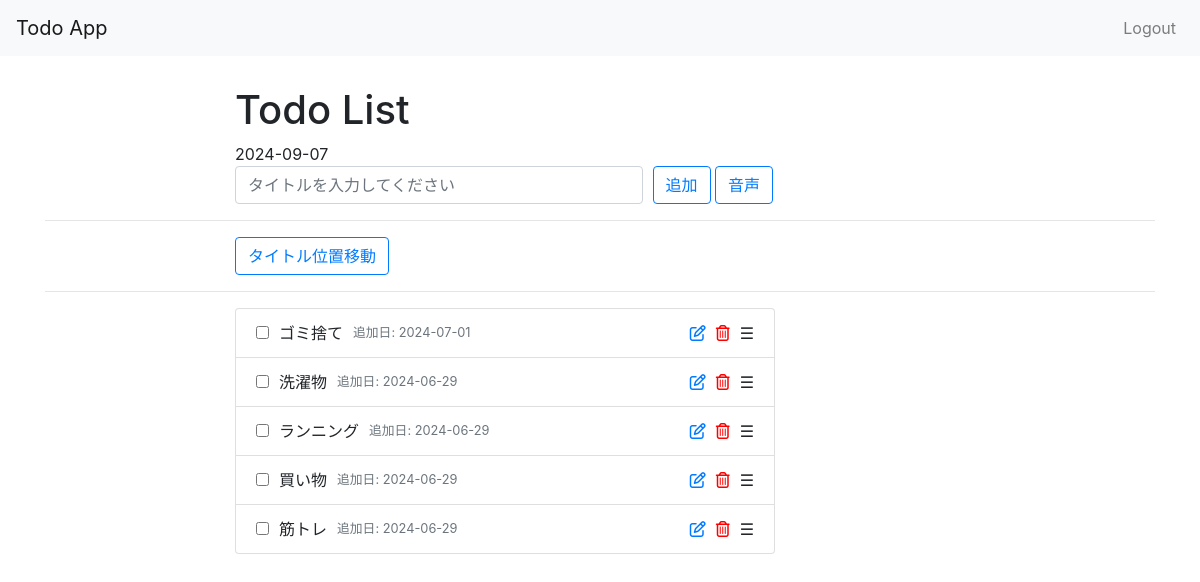
Page /todos/ (signed in) on the earlier database version.
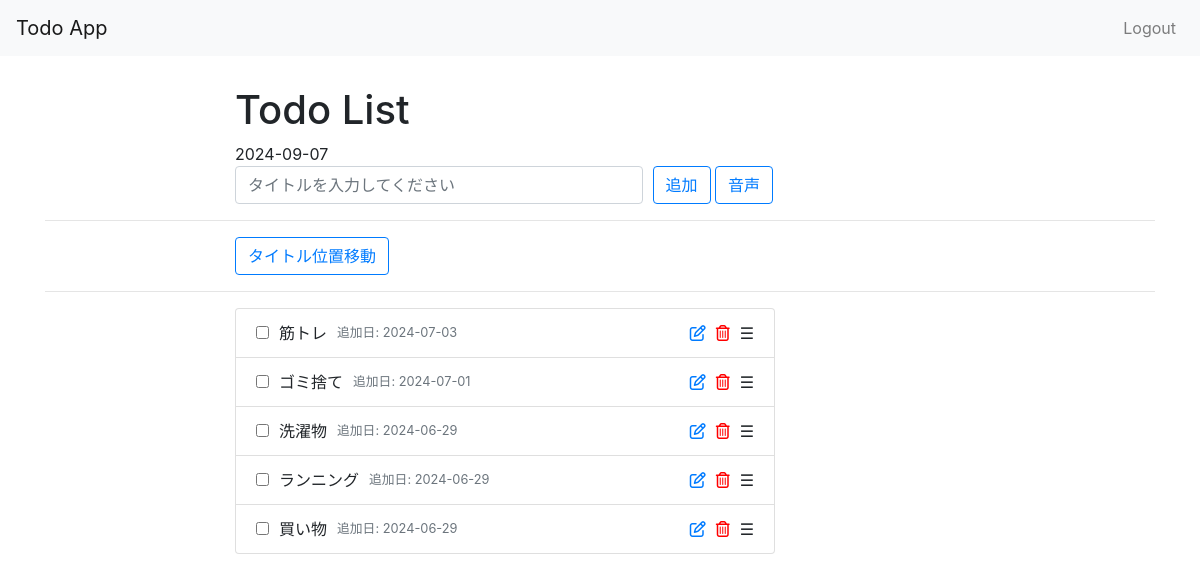
Same page on the later database version.
### todos/models.py (models this page shows, shortened)
class Todo(models.Model):
    title = models.CharField(max_length=100)
    created_at = models.DateTimeField('Created', auto_now_add=True)
    update_at = models.DateTimeField('Updated', auto_now=True)
    isCompleted = models.BooleanField(default=False)
    order = models.IntegerField(default=0)
    notes = models.TextField(blank=True, null=True)
    deadline_date = models.DateField(blank=True, null=True)
    deadline_time = models.TimeField(blank=True, null=True)
    notification_lead_time = models.IntegerField(default=0)

### todos/views.py (the view)
# urls.py: path('', views.IndexView.as_view(), name='index'),
class IndexView(LoginRequiredMixin, generic.ListView):
    template_name = 'todos/index.html'
    context_object_name = 'todo_list'
    login_url = '/accounts/login/'
    def get_queryset(self):
        queryset = Todo.objects.all().order_by('order')
        return queryset
    def get_context_data(self, **kwargs):
        context = super().get_context_data(**kwargs)
        context['current_date'] = timezone.now()  # 現在の日付を追加
        return context

### todos/templates/todos/index.html (shortened to what this page needs)
{% extends 'todos/base.html' %}
{% block content %}
<div class="container">
  <div class="row">
    <div class="offset-md-2 col-lg-9">
      <div class="page-header">
        <h1>Todo List</h1>
        <div class="date-header">
          {{ current_date|date:"Y-m-d" }}
        </div>
      </div>
    </div>
  </div>
  <div class="row">
    <div class="offset-md-2 col-lg-9">
      <form method="post" action="{% url 'todos:add' %}" id="add-todo-form">
        <div class="form-row">
          <div class="col-md-6">
            <input type="text" class="form-control" name="title" id="todo-title" placeholder="タイトルを入力してください" required>
          </div>
          <div class="col-md-6">
            <button type="submit" name="submit" class="btn btn-outline-primary">追加</button>
            <button type="button" id="voice-input-btn" class="btn btn-outline-secondary">音声</button>
          </div>
        </div>
      </form>
    </div>
  </div>
  <hr />
  <div class="row">
    <div class="offset-md-2 col-lg-9">
      <button id="toggle-edit-mode" class="btn btn-outline-secondary">タイトル位置移動</button>
    </div>
  </div>
  <hr />
  <div class="row">
    <div class="offset-md-2 col-lg-6">
      <div class="list-group sortable" id="sortable-list">
        {% for todo in todo_list %}
        <div class="list-group-item d-flex align-items-center {% if todo.isCompleted %} todo-complete {% endif %}">
          <form style="display: inline;" method="post" action="{% url 'todos:update' todo.id %}">
            <input type="checkbox" name="isCompleted" onchange="this.form.submit()" {% if todo.isCompleted %} checked {% endif %} class="todo-status-checkbox" data-title-id="todo-title-{{ todo.id }}" title="{% if not todo.isCompleted %} mark as done {% else %} mark undone {% endif %}">
          </form>
          <div class="todo-details">
            <div class="todo-details-left">
              <span class="todo-title {% if todo.isCompleted %} todo-title-strikethrough {% endif %}" id="todo-title-{{ todo.id }}">{{ todo.title }}</span>
              <small class="text-muted">追加日: {{ todo.created_at|date:"Y-m-d" }}</small>
            </div>
            <div class="todo-actions">
              <a href="{% url 'todos:edit' todo.id %}" title="Edit">
                <i class="far fa-edit"></i>
              </a>
              <a href="{% url 'todos:delete' todo.id %}" title="Delete">
                <i class="far fa-trash-alt"></i>
              </a>
              <span class="drag-handle" style="cursor: move; margin-left: 10px;">&#9776;</span>
            </div>
          </div>
        </div>
        {% endfor %}
      </div>
    </div>
  </div>
</div>
{% endblock %}

Differences in the rows shown:
removed Todo: title "筋トレ", created_at "2024-06-29"
added Todo: title "筋トレ", created_at "2024-07-03"
